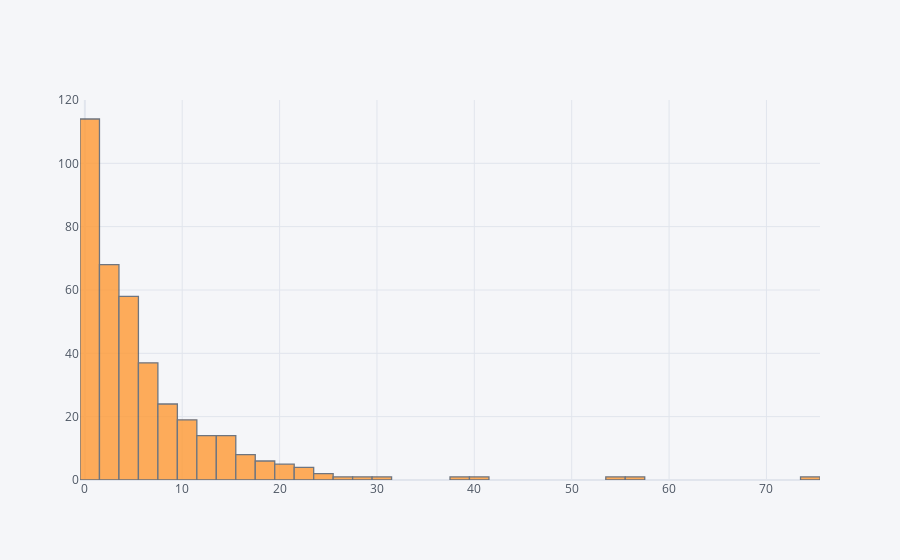

The code cell stored with this chart in its notebook:
### Code cell
# Посмотрим на распределение пропусков подробнее:

data['absences'].iplot(kind = 'histogram')

### Figure 1 — Plotly figure (JSON) as saved in the notebook; plotly's stock layout.template omitted (floating-point values rounded to 4 significant figures; data arrays with more than 128 entries replaced by an {"elided": "..."} marker saying what was removed)
{"data": [{"histfunc": "count", "histnorm": "", "marker": {"color": "rgba(255, 153, 51, 1.0)", "line": {"color": "#4D5663", "width": 1.3}}, "name": "absences", "opacity": 0.8, "orientation": "v", "type": "histogram", "x": {"elided": "395 int values"}}], "layout": {"barmode": "overlay", "legend": {"bgcolor": "#F5F6F9", "font": {"color": "#4D5663"}}, "paper_bgcolor": "#F5F6F9", "plot_bgcolor": "#F5F6F9", "title": {"font": {"color": "#4D5663"}}, "xaxis": {"gridcolor": "#E1E5ED", "showgrid": true, "tickfont": {"color": "#4D5663"}, "title": {"font": {"color": "#4D5663"}, "text": ""}, "zerolinecolor": "#E1E5ED"}, "yaxis": {"gridcolor": "#E1E5ED", "showgrid": true, "tickfont": {"color": "#4D5663"}, "title": {"font": {"color": "#4D5663"}, "text": ""}, "zerolinecolor": "#E1E5ED"}}}
